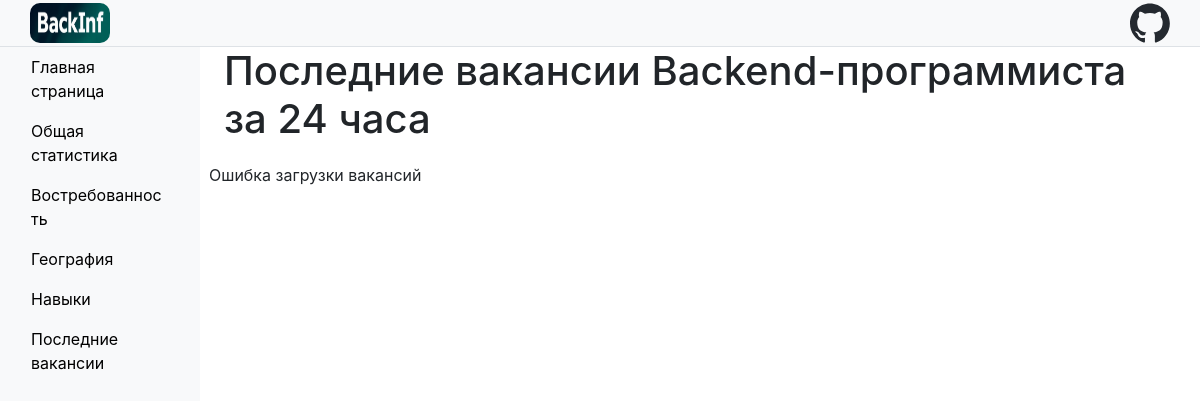
/last_vac/, run on the app's committed database.
### backDev/models.py (models this page shows, shortened)
class Article(models.Model):
    title = models.CharField(max_length=100)
    content = RichTextUploadingField()
    slug = models.SlugField(unique=True, blank=True)

### backDev/views.py (the view)
# urls.py: path('last_vac/', get_last_vac_view, name='get_last_vac_view'),
def get_last_vac_view(request: HttpRequest):
    nav = Article.objects.values('title', 'slug')
    return render(request, 'backDev/last_vac.html', {'nav': nav})

### backDev/templates/backDev/last_vac.html (shortened to what this page needs)
{% extends "backDev/base.html" %}
{% block load_files %}
{% load static %}
{% endblock load_files %}
{% block nav_links_left %}
{% for elem in nav %}
    {% if elem.slug %}
        <li class="nav-item">
            <a class='nav-link' href="{% url 'get_article' slug=elem.slug %}">{{elem.title}}</a>
        </li>
    {% else %}
        <li class="nav-item">
            <a class='nav-link' href="{% url 'main' %}">{{elem.title}}</a>
        </li>
    {% endif %}
{% endfor %}
{% endblock nav_links_left %}
{% block main %}
    <h1 class='vac-h1'>Последние вакансии Backend-программиста за 24 часа</h1>
        <div class='row' id='vacancies'>
        </div>
{% endblock main %}

### backDev/static/backDev/style/style.css (style rules this page uses)
* { box-sizing: border-box; }
p, div, h1, h2, h3, h4, h5, h6 { padding: 0; margin: 0; }
h1 { margin-bottom: 15px; overflow-wrap: break-word; }
.nav-link { word-break: break-word; color: black; transition: background-color 0.3s ease, border-radius 0.3s ease, color 0.3s ease;; }

### backDev/static/backDev/style/last_vac.css (style rules this page uses)
.vac-h1 { margin-bottom: 20px; overflow-wrap: break-word; }

### data on the page
Article: title "Главная страница"
Article: title "Общая статистика"
Article: title "Востребованность"
Article: title "География"
Article: title "Навыки"
